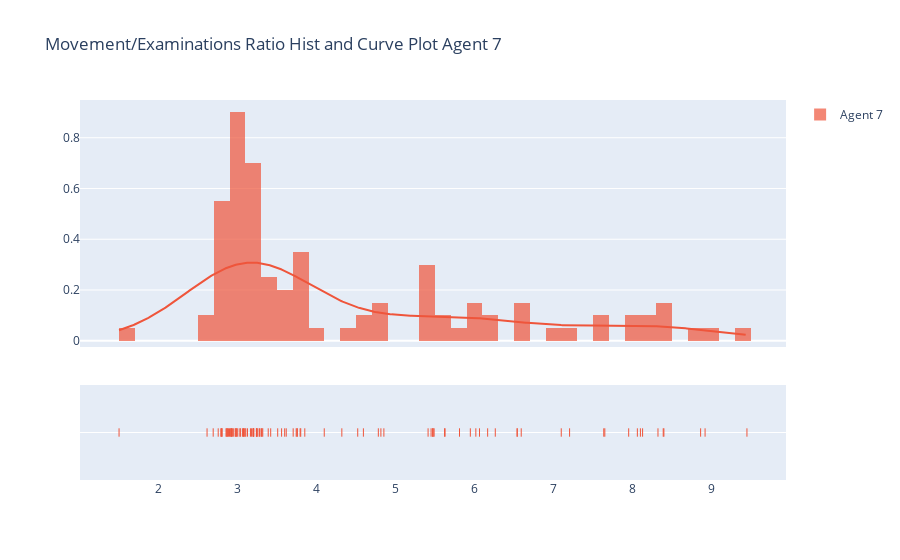

Notebook source saved alongside this figure:
### Code cell
hist_data = [agent_8_res]
group_labels = ['Agent 8']
fig_dist = ff.create_distplot(hist_data, group_labels, bin_size=.2, colors = ['#00CC96'])
fig_dist.update_layout(title_text='Movement/Examinations Ratio Hist and Curve Plot Agent 8')
fig_dist.show()
plotly.io.write_image(fig_dist, file="./images/question_4_agent_8.png", scale=5)

### Figure 1 — Plotly figure (JSON) as saved in the notebook; plotly's stock layout.template omitted (floating-point values rounded to 4 significant figures; data arrays with more than 128 entries replaced by an {"elided": "..."} marker saying what was removed)
{"data": [{"autobinx": false, "histnorm": "probability density", "legendgroup": "Agent 7", "marker": {"color": "#EF553B"}, "name": "Agent 7", "opacity": 0.7, "type": "histogram", "x": [3.308, 5.472, 3.095, 2.788, 2.898, 5.412, 8.389, 5.621, 4.593, 6.166, 5.473, 2.981, 3.073, 3.389, 6.263, 3.558, 3.178, 2.886, 4.321, 2.867, 8.398, 3.036, 6.541, 3.003, 2.924, 3.753, 4.783, 2.864, 2.99, 3.201, 2.927, 4.522, 3.704, 7.65, 2.972, 2.8, 5.81, 5.627, 3.42, 2.951, 6.54, 3.206, 3.743, 3.284, 8.128, 3.597, 4.853, 6.017, 2.913, 1.5, 3.085, 3.126, 8.862, 3.075, 3.257, 2.755, 5.488, 6.063, 3.8, 2.692, 4.098, 2.854, 2.8, 2.614, 3.03, 5.947, 3.203, 3.105, 3.277, 7.204, 2.875, 2.981, 3.757, 3.164, 3.851, 3.24, 3.319, 2.803, 5.474, 3.508, 9.449, 7.636, 7.098, 8.062, 4.815, 3.617, 3.194, 3.239, 2.934, 3.792, 3.305, 3.247, 5.45, 3.062, 8.1, 7.952, 6.591, 8.323, 8.919, 2.917], "xaxis": "x", "xbins": {"end": 9.449, "size": 0.2, "start": 1.5}, "yaxis": "y"}, {"legendgroup": "Agent 7", "marker": {"color": "#EF553B"}, "mode": "lines", "name": "Agent 7", "showlegend": false, "type": "scatter", "x": {"elided": "500 float values"}, "xaxis": "x", "y": {"elided": "500 float values"}, "yaxis": "y"}, {"legendgroup": "Agent 7", "marker": {"color": "#EF553B", "symbol": "line-ns-open"}, "mode": "markers", "name": "Agent 7", "showlegend": false, "type": "scatter", "x": [3.308, 5.472, 3.095, 2.788, 2.898, 5.412, 8.389, 5.621, 4.593, 6.166, 5.473, 2.981, 3.073, 3.389, 6.263, 3.558, 3.178, 2.886, 4.321, 2.867, 8.398, 3.036, 6.541, 3.003, 2.924, 3.753, 4.783, 2.864, 2.99, 3.201, 2.927, 4.522, 3.704, 7.65, 2.972, 2.8, 5.81, 5.627, 3.42, 2.951, 6.54, 3.206, 3.743, 3.284, 8.128, 3.597, 4.853, 6.017, 2.913, 1.5, 3.085, 3.126, 8.862, 3.075, 3.257, 2.755, 5.488, 6.063, 3.8, 2.692, 4.098, 2.854, 2.8, 2.614, 3.03, 5.947, 3.203, 3.105, 3.277, 7.204, 2.875, 2.981, 3.757, 3.164, 3.851, 3.24, 3.319, 2.803, 5.474, 3.508, 9.449, 7.636, 7.098, 8.062, 4.815, 3.617, 3.194, 3.239, 2.934, 3.792, 3.305, 3.247, 5.45, 3.062, 8.1, 7.952, 6.591, 8.323, 8.919, 2.917], "xaxis": "x", "y": ["Agent 7", "Agent 7", "Agent 7", "Agent 7", "Agent 7", "Agent 7", "Agent 7", "Agent 7", "Agent 7", "Agent 7", "Agent 7", "Agent 7", "Agent 7", "Agent 7", "Agent 7", "Agent 7", "Agent 7", "Agent 7", "Agent 7", "Agent 7", "Agent 7", "Agent 7", "Agent 7", "Agent 7", "Agent 7", "Agent 7", "Agent 7", "Agent 7", "Agent 7", "Agent 7", "Agent 7", "Agent 7", "Agent 7", "Agent 7", "Agent 7", "Agent 7", "Agent 7", "Agent 7", "Agent 7", "Agent 7", "Agent 7", "Agent 7", "Agent 7", "Agent 7", "Agent 7", "Agent 7", "Agent 7", "Agent 7", "Agent 7", "Agent 7", "Agent 7", "Agent 7", "Agent 7", "Agent 7", "Agent 7", "Agent 7", "Agent 7", "Agent 7", "Agent 7", "Agent 7", "Agent 7", "Agent 7", "Agent 7", "Agent 7", "Agent 7", "Agent 7", "Agent 7", "Agent 7", "Agent 7", "Agent 7", "Agent 7", "Agent 7", "Agent 7", "Agent 7", "Agent 7", "Agent 7", "Agent 7", "Agent 7", "Agent 7", "Agent 7", "Agent 7", "Agent 7", "Agent 7", "Agent 7", "Agent 7", "Agent 7", "Agent 7", "Agent 7", "Agent 7", "Agent 7", "Agent 7", "Agent 7", "Agent 7", "Agent 7", "Agent 7", "Agent 7", "Agent 7", "Agent 7", "Agent 7", "Agent 7"], "yaxis": "y2"}], "layout": {"barmode": "overlay", "hovermode": "closest", "legend": {"traceorder": "reversed"}, "title": {"text": "Movement/Examinations Ratio Hist and Curve Plot Agent 7"}, "xaxis": {"anchor": "y2", "domain": [0, 1], "zeroline": false}, "yaxis": {"anchor": "free", "domain": [0.35, 1], "position": 0}, "yaxis2": {"anchor": "x", "domain": [0, 0.25], "dtick": 1, "showticklabels": false}}}
